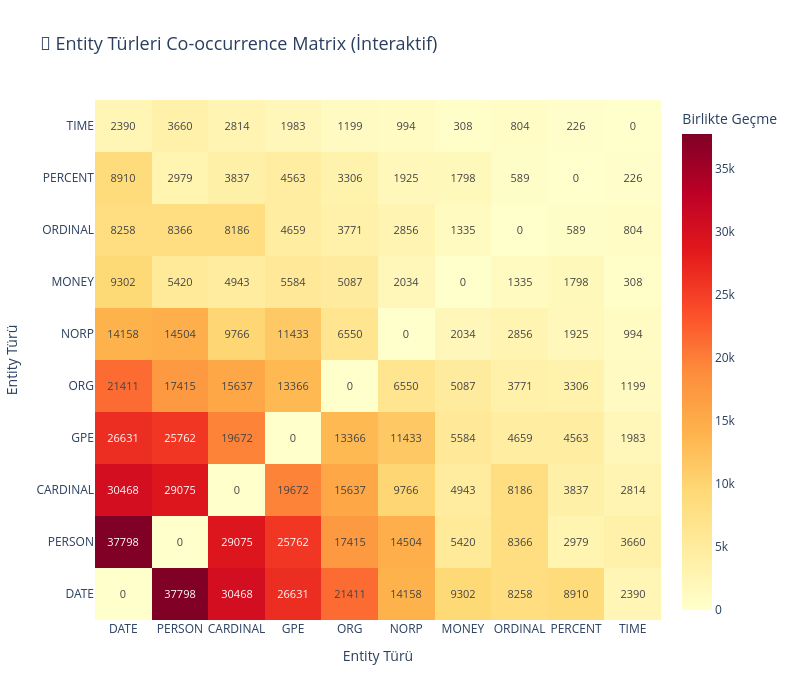

Notebook cell for this chart:
### Markdown cell above
### 🔗 3. Co-occurrence Matrix (Birlikte Geçme Matrisi)

Hangi entity türlerinin birlikte geçtiğini heatmap ile gösterelim.

### Code cell
# 🔗 Co-occurrence Matrix - Entity Türleri Arası İlişki
print("🔄 Co-occurrence matrix hesaplanıyor...")

from collections import defaultdict
import seaborn as sns

# Entity türleri arası co-occurrence hesapla
entity_type_cooccurrence = defaultdict(lambda: defaultdict(int))

for news_id in bbc_entities_df['news_id'].unique()[:1000]:  # İlk 1000 haber
    # Bu haberdeki entity türlerini al
    news_entity_types = bbc_entities_df[bbc_entities_df['news_id'] == news_id]['entity_type'].tolist()
    
    # Birlikte geçen türleri say
    for i, type1 in enumerate(news_entity_types):
        for type2 in news_entity_types[i+1:]:
            if type1 != type2:
                entity_type_cooccurrence[type1][type2] += 1
                entity_type_cooccurrence[type2][type1] += 1

# En sık görülen entity türlerini al
top_entity_types = bbc_entities_df['entity_type'].value_counts().head(10).index.tolist()

# Matrix oluştur
cooccurrence_matrix = pd.DataFrame(0, index=top_entity_types, columns=top_entity_types)

for type1 in top_entity_types:
    for type2 in top_entity_types:
        if type1 in entity_type_cooccurrence and type2 in entity_type_cooccurrence[type1]:
            cooccurrence_matrix.loc[type1, type2] = entity_type_cooccurrence[type1][type2]

print(f"✅ Co-occurrence matrix hesaplandı!\n")

# Görselleştirme - Matplotlib ile
fig, ax = plt.subplots(figsize=(14, 12))

sns.heatmap(
    cooccurrence_matrix, 
    annot=True, 
    fmt='g', 
    cmap='YlOrRd',
    square=True,
    linewidths=1,
    cbar_kws={'label': 'Birlikte Geçme Sayısı'},
    ax=ax
)

plt.title('🔗 Entity Türleri Co-occurrence Matrix\n(Aynı Haberde Birlikte Geçme Sıklığı)', 
          fontsize=16, fontweight='bold', pad=20)
plt.xlabel('Entity Türü', fontsize=13, fontweight='bold')
plt.ylabel('Entity Türü', fontsize=13, fontweight='bold')
plt.xticks(rotation=45, ha='right')
plt.yticks(rotation=0)
plt.tight_layout()
plt.show()

# İnteraktif Plotly Heatmap
fig_interactive = go.Figure(data=go.Heatmap(
    z=cooccurrence_matrix.values,
    x=cooccurrence_matrix.columns,
    y=cooccurrence_matrix.index,
    colorscale='YlOrRd',
    text=cooccurrence_matrix.values,
    texttemplate='%{text}',
    textfont={"size": 11},
    hovertemplate='%{y} ↔️ %{x}<br>Birlikte: %{z} kez<extra></extra>',
    colorbar=dict(title='Birlikte Geçme')
))

fig_interactive.update_layout(
    title='🔗 Entity Türleri Co-occurrence Matrix (İnteraktif)',
    title_font_size=18,
    xaxis_title='Entity Türü',
    yaxis_title='Entity Türü',
    height=700,
    width=800
)

fig_interactive.show()

# En çok birlikte geçen türleri listele
print("\n📊 EN ÇOK BİRLİKTE GEÇEN ENTITY TÜRLERİ")
print("="*60)

cooccurrence_list = []
for type1 in top_entity_types:
    for type2 in top_entity_types:
        if type1 < type2:  # Tekrarları önle
            count = cooccurrence_matrix.loc[type1, type2]
            if count > 0:
                cooccurrence_list.append((type1, type2, count))

cooccurrence_list.sort(key=lambda x: x[2], reverse=True)

for idx, (type1, type2, count) in enumerate(cooccurrence_list[:15], 1):
    print(f"{idx:2d}. {type1:12s} ↔️ {type2:12s}: {count:4d} kez")

print("\n✅ Co-occurrence analizi tamamlandı!")

### Figure 1 — Plotly figure (JSON) as saved in the notebook; plotly's stock layout.template omitted (floating-point values rounded to 4 significant figures)
{"data": [{"colorbar": {"title": {"text": "Birlikte Geçme"}}, "colorscale": [[0, "rgb(255,255,204)"], [0.125, "rgb(255,237,160)"], [0.25, "rgb(254,217,118)"], [0.375, "rgb(254,178,76)"], [0.5, "rgb(253,141,60)"], [0.625, "rgb(252,78,42)"], [0.75, "rgb(227,26,28)"], [0.875, "rgb(189,0,38)"], [1, "rgb(128,0,38)"]], "hovertemplate": "%{y} ↔️ %{x}<br>Birlikte: %{z} kez<extra></extra>", "text": [[0, 37798, 30468, 26631, 21411, 14158, 9302, 8258, 8910, 2390], [37798, 0, 29075, 25762, 17415, 14504, 5420, 8366, 2979, 3660], [30468, 29075, 0, 19672, 15637, 9766, 4943, 8186, 3837, 2814], [26631, 25762, 19672, 0, 13366, 11433, 5584, 4659, 4563, 1983], [21411, 17415, 15637, 13366, 0, 6550, 5087, 3771, 3306, 1199], [14158, 14504, 9766, 11433, 6550, 0, 2034, 2856, 1925, 994], [9302, 5420, 4943, 5584, 5087, 2034, 0, 1335, 1798, 308], [8258, 8366, 8186, 4659, 3771, 2856, 1335, 0, 589, 804], [8910, 2979, 3837, 4563, 3306, 1925, 1798, 589, 0, 226], [2390, 3660, 2814, 1983, 1199, 994, 308, 804, 226, 0]], "textfont": {"size": 11}, "texttemplate": "%{text}", "type": "heatmap", "x": ["DATE", "PERSON", "CARDINAL", "GPE", "ORG", "NORP", "MONEY", "ORDINAL", "PERCENT", "TIME"], "y": ["DATE", "PERSON", "CARDINAL", "GPE", "ORG", "NORP", "MONEY", "ORDINAL", "PERCENT", "TIME"], "z": [[0, 37798, 30468, 26631, 21411, 14158, 9302, 8258, 8910, 2390], [37798, 0, 29075, 25762, 17415, 14504, 5420, 8366, 2979, 3660], [30468, 29075, 0, 19672, 15637, 9766, 4943, 8186, 3837, 2814], [26631, 25762, 19672, 0, 13366, 11433, 5584, 4659, 4563, 1983], [21411, 17415, 15637, 13366, 0, 6550, 5087, 3771, 3306, 1199], [14158, 14504, 9766, 11433, 6550, 0, 2034, 2856, 1925, 994], [9302, 5420, 4943, 5584, 5087, 2034, 0, 1335, 1798, 308], [8258, 8366, 8186, 4659, 3771, 2856, 1335, 0, 589, 804], [8910, 2979, 3837, 4563, 3306, 1925, 1798, 589, 0, 226], [2390, 3660, 2814, 1983, 1199, 994, 308, 804, 226, 0]]}], "layout": {"height": 700, "title": {"font": {"size": 18}, "text": "🔗 Entity Türleri Co-occurrence Matrix (İnteraktif)"}, "width": 800, "xaxis": {"title": {"text": "Entity Türü"}}, "yaxis": {"title": {"text": "Entity Türü"}}}}
